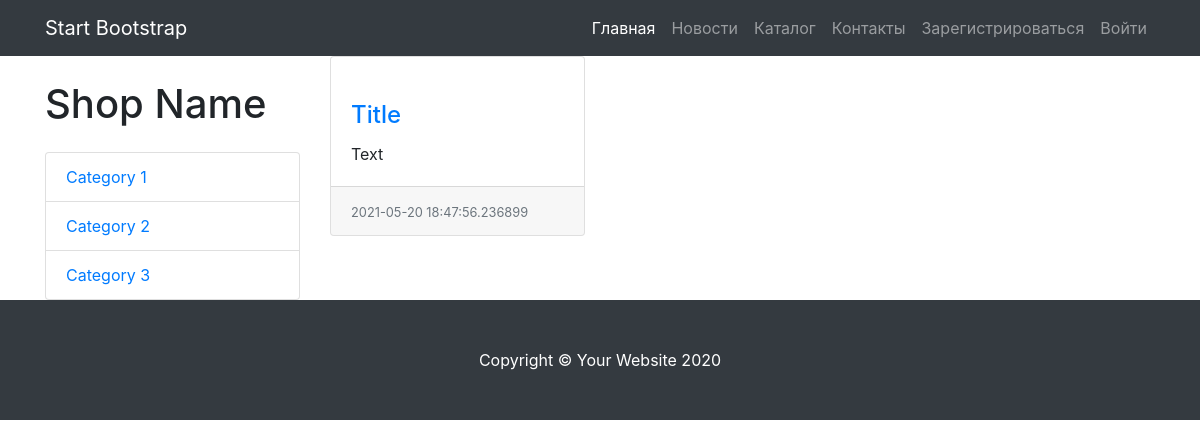
The app's page /news, older data.
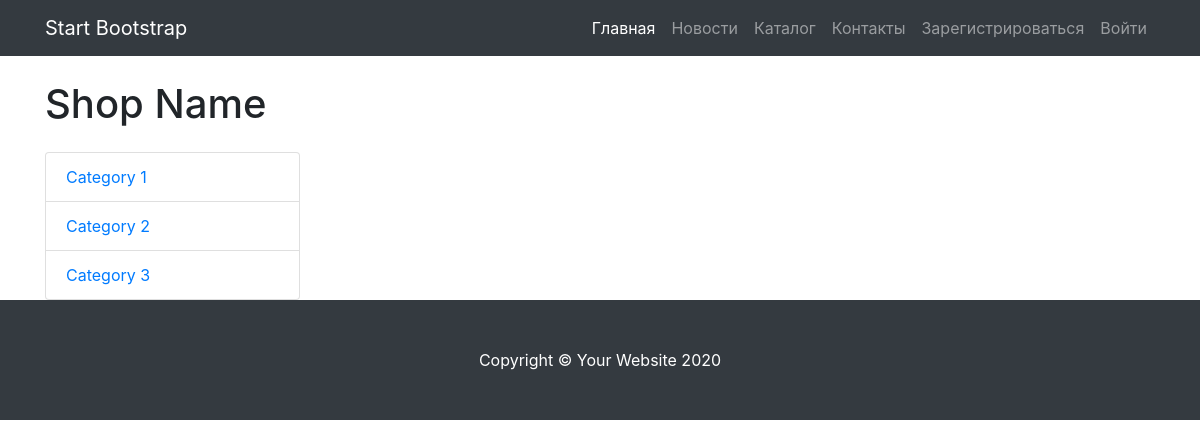
The same page, newer data.
### data/news.py (models this page shows, shortened)
class News(SqlAlchemyBase, SerializerMixin):
    __tablename__ = 'news'
    id = sqlalchemy.Column(sqlalchemy.Integer,
                           primary_key=True, autoincrement=True)
    title = sqlalchemy.Column(sqlalchemy.String, nullable=True)
    content = sqlalchemy.Column(sqlalchemy.String, nullable=True)
    image = sqlalchemy.Column(sqlalchemy.String, nullable=True)
    created_date = sqlalchemy.Column(sqlalchemy.DateTime,
                                     default=datetime.datetime.now)
    likes = sqlalchemy.Column(sqlalchemy.Integer)
    is_private = sqlalchemy.Column(sqlalchemy.Boolean, default=True)
    user_id = sqlalchemy.Column(sqlalchemy.Integer,
                                sqlalchemy.ForeignKey("users.id"))
    news_img = sqlalchemy.Column(sqlalchemy.String, nullable=True)
    user = orm.relation('User')

### wsgi.py (the view)
@app.route("/news")
def news():
    db_sess = db_session.create_session()
    data = db_sess.query(News)
    return render_template("news.html", news=data, title="Новости")

### data/db_session.py (called while the page is built)
def create_session() -> Session:
    global __factory
    return __factory()

### templates/news.html
{% extends "base.html" %}
{% block content %}
<div class="row">
      <div class="col-lg-3">
        <h1 class="my-4">Shop Name</h1>
        <div class="list-group">
          <a href="#" class="list-group-item">Category 1</a>
          <a href="#" class="list-group-item">Category 2</a>
          <a href="#" class="list-group-item">Category 3</a>
        </div>
      </div>
      <div class="col-lg-9">
          <div class="row">
              {% for item in news %}
          <div class="col-lg-4 col-md-6 mb-4">
            <div class="card h-100">
              <a href="./news/{{item.id}}"><img class="card-img-top" src="{{item.image}}" alt=""></a>
              <div class="card-body">
                <h4 class="card-title">
                  <a href="./news/{{item.id}}">{{item.title}}</a>
                </h4>
                <p class="card-text">{{item.content}}</p>
              </div>
              <div class="card-footer">
                <small class="text-muted">{{item.created_date}}</small>
              </div>
            </div>
          </div>
              {%endfor%}
          </div>
      </div>
</div>
{% endblock %}

Row changes from the older to the newer data that the page shows:
removed News: title "Title", content "Text", created_date "2021-05-20 18:47:56.236899"
